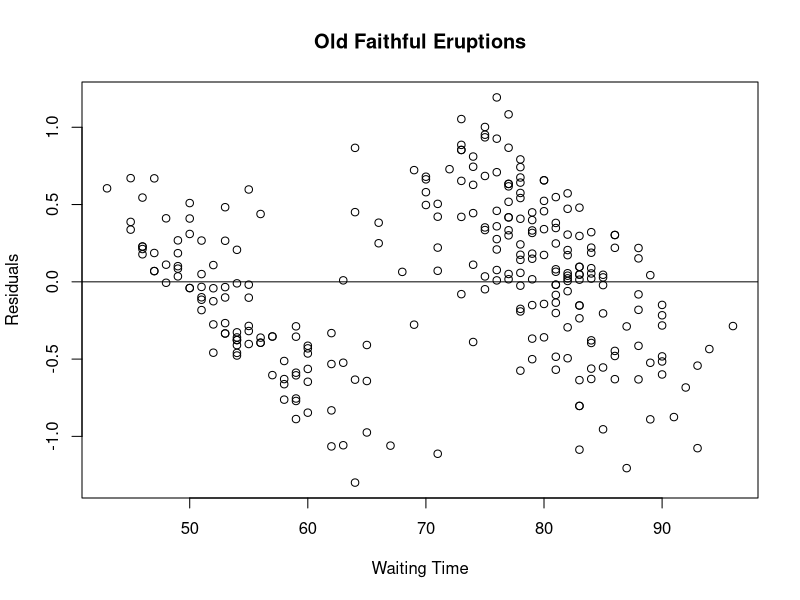
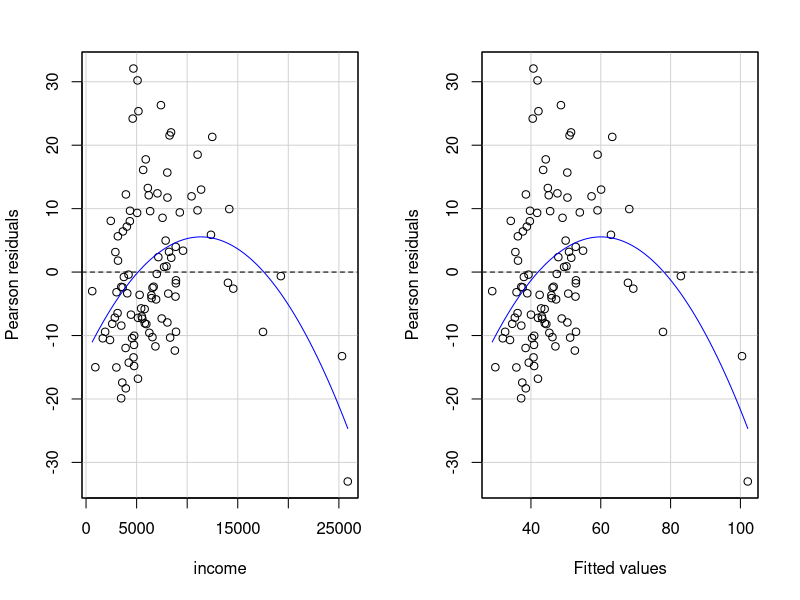

These figures' R source, in order: (Note: this script raises an error after producing the figures.)
## ---- chunk 1
knitr::opts_chunk$set(echo = TRUE)
library(car)
## ---- chunk 2
eruption.lm = lm(eruptions ~ waiting, data=faithful) 
eruption.res = resid(eruption.lm) 
## ---- chunk 3

plot(faithful$waiting, eruption.res, 
     ylab="Residuals", xlab="Waiting Time", 
     main="Old Faithful Eruptions") 
 abline(0, 0)                  # the horizon 
## ---- chunk 4

m1 <- lm(prestige ~ income, data=Prestige)
residualPlots(m1)
residualPlots(m1, terms= ~ 1 | type) # plot vs. yhat grouping by type
